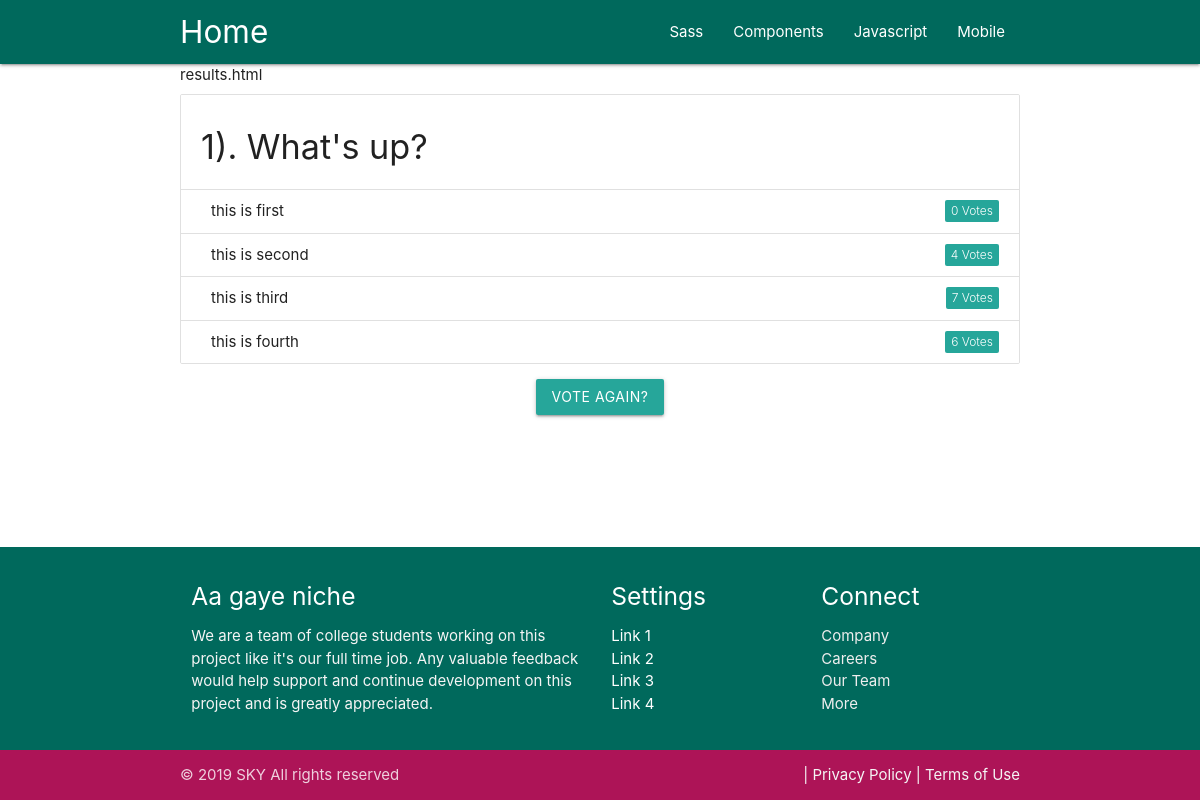
The page /main/1/results/ on the database its author committed.
### main/models.py (models this page shows, shortened)
class Question(models.Model):
    question_text = models.CharField(max_length=200)
    pub_date = models.DateTimeField('date published', default=timezone.now)

class Choice(models.Model):
    question = models.ForeignKey(Question, on_delete=models.CASCADE)
    choice_text = models.CharField(max_length=200)
    votes = models.IntegerField(default=0)

### main/views.py (the view)
# urls.py: path('<int:question_id>/results/', views.results, name='results'),
def results(request, question_id):
    question = get_object_or_404(Question, pk=question_id)
    return render(request, 'main/results.html', {'question': question})

### main/templates/main/results.html
{% extends 'main/header.html' %}
{% block content %}
    results.html
    <br>
    <ul class="collection with-header">
            <li class="collection-header"><h4>{{question.id}}).&nbsp;{{ question.question_text }}</h4></li>
            {% for choice in question.choice_set.all %}
                <li class="collection-item">
                    <div>
                        {{ choice.choice_text }}
                        <a href="#!" class="secondary-content">
                            <span class="new badge" data-badge-caption="Votes">{{ choice.votes }}</span>
                            </a>
                    </div>
                </li>
            {% endfor %}
    </ul>
    <center>
    <a href="{% url 'main:detail' question.id %}" class="waves-effect waves-light btn">Vote again?</a>
</center>
    {% endblock %}

### main/templates/main/header.html (style rules this page uses)
body { display: flex; min-height: 100vh; flex-direction: column; }

### rows shown on the page
Question: id "1", question_text "What's up?"
Choice: choice_text "this is first", votes "0"
Choice: choice_text "this is second", votes "4"
Choice: choice_text "this is third", votes "7"
Choice: choice_text "this is fourth", votes "6"
